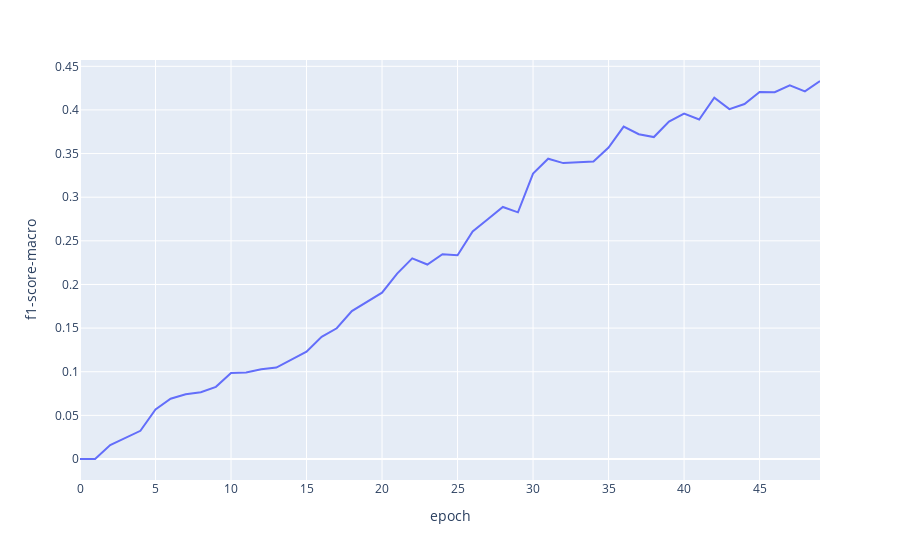

The notebook cell saved with this chart:
### Code cell
fig = px.line(df_metrics, x="epoch", y="f1-score-macro")
fig.show()

### Figure 1 — Plotly figure (JSON) as saved in the notebook; plotly's stock layout.template omitted (floating-point values rounded to 4 significant figures)
{"data": [{"hovertemplate": "epoch=%{x}<br>f1-score-macro=%{y}<extra></extra>", "legendgroup": "", "line": {"color": "#636efa", "dash": "solid"}, "marker": {"symbol": "circle"}, "mode": "lines", "name": "", "orientation": "v", "showlegend": false, "type": "scatter", "x": [0, 1, 2, 3, 4, 5, 6, 7, 8, 9, 10, 11, 12, 13, 14, 15, 16, 17, 18, 19, 20, 21, 22, 23, 24, 25, 26, 27, 28, 29, 30, 31, 32, 33, 34, 35, 36, 37, 38, 39, 40, 41, 42, 43, 44, 45, 46, 47, 48, 49], "xaxis": "x", "y": [0, 0, 0.01605, 0.02383, 0.0323, 0.05671, 0.06901, 0.07415, 0.07651, 0.0827, 0.09858, 0.0991, 0.1029, 0.1048, 0.1137, 0.123, 0.14, 0.1498, 0.1696, 0.18, 0.1905, 0.2125, 0.2299, 0.2228, 0.2346, 0.2334, 0.2607, 0.2746, 0.2888, 0.2827, 0.327, 0.3441, 0.3391, 0.3399, 0.341, 0.357, 0.381, 0.3722, 0.3689, 0.3867, 0.3957, 0.389, 0.4139, 0.4009, 0.4067, 0.4205, 0.4203, 0.4281, 0.4213, 0.4332], "yaxis": "y"}], "layout": {"legend": {"tracegroupgap": 0}, "margin": {"t": 60}, "xaxis": {"anchor": "y", "domain": [0, 1], "title": {"text": "epoch"}}, "yaxis": {"anchor": "x", "domain": [0, 1], "title": {"text": "f1-score-macro"}}}}
